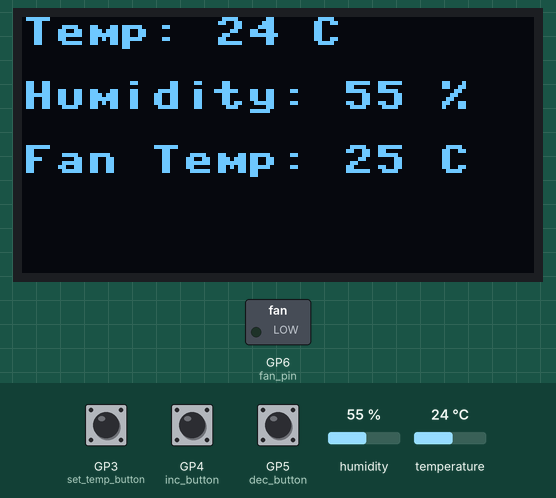
Simulated run of this program. Board: Raspberry Pi Pico running MicroPython. Shown: 128×64 one-colour display, switched loads named in the program (green lamp = pin HIGH). The inputs (shaded band) are chosen by the test bench; at power-on: GP3 (set_temp_button) LOW, temperature 24 °C, humidity 55 %, GP4 (inc_button) LOW, GP5 (dec_button) LOW. The clock reads 2024-03-15 10:24:30 at power-on unless the program sets it; library files of the repository ran but are not shown: ssd1306.py.

Above: at 1.7 s.
1.8 s: GP3 (set_temp_button) pulled HIGH for 3.2 s
At 3.0 s:
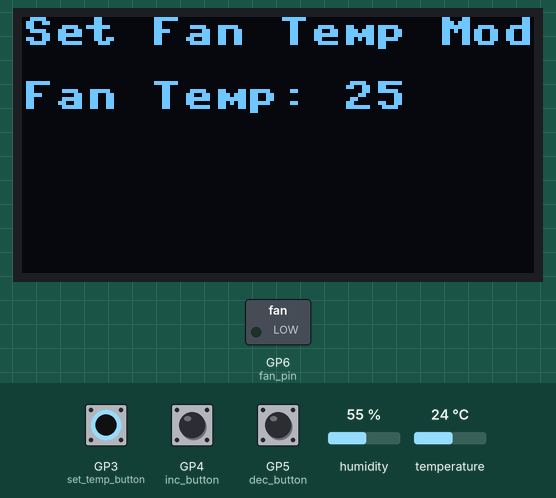
6.5 s: temperature set to 26 °C
At 7.8 s:
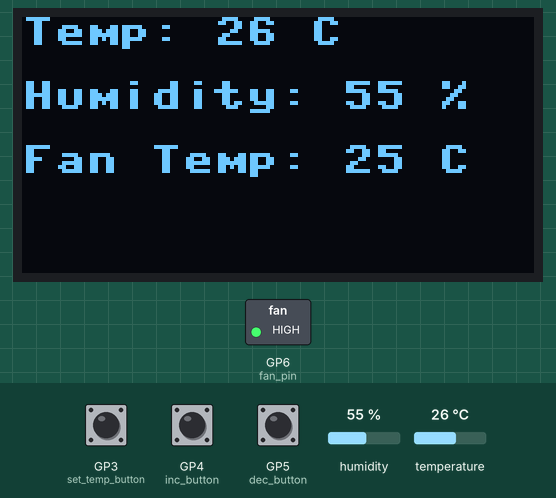
8.3 s: GP3 (set_temp_button) pulled HIGH for 0.65 s
At 9.5 s:
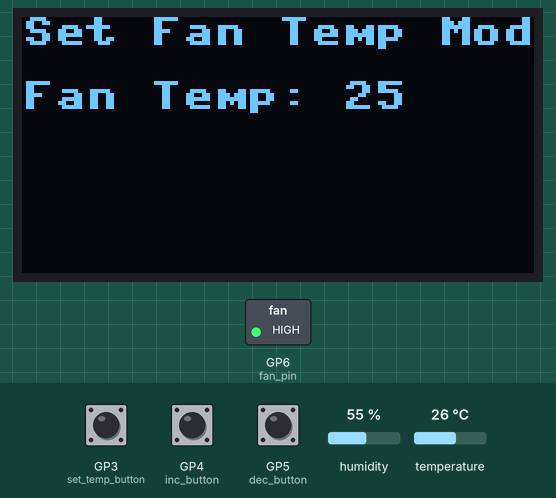
12.1 s: humidity set to 22 %
At 12.9 s:
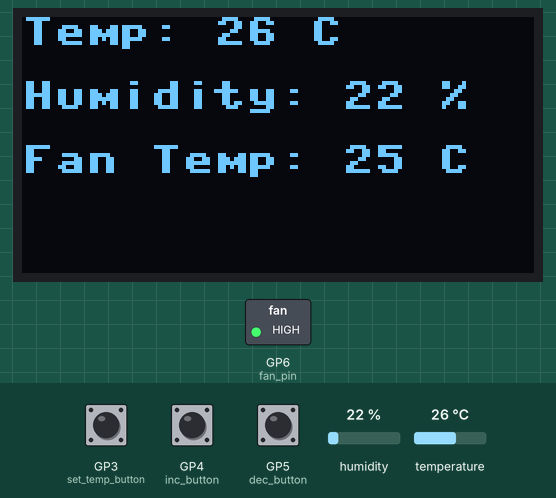
14.0 s: humidity set to 40 %
At 14.5 s:
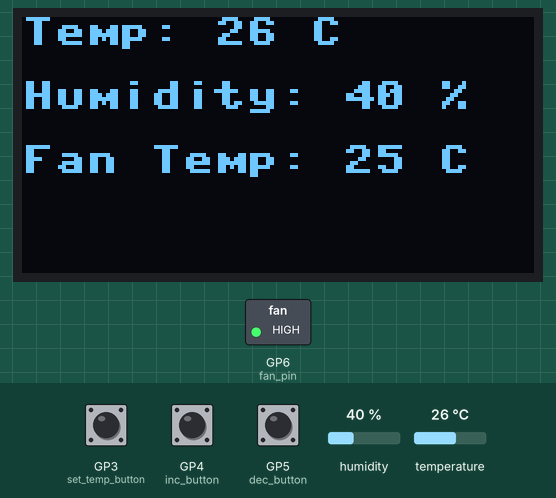
15.6 s: temperature set to 12 °C
At 16.1 s:
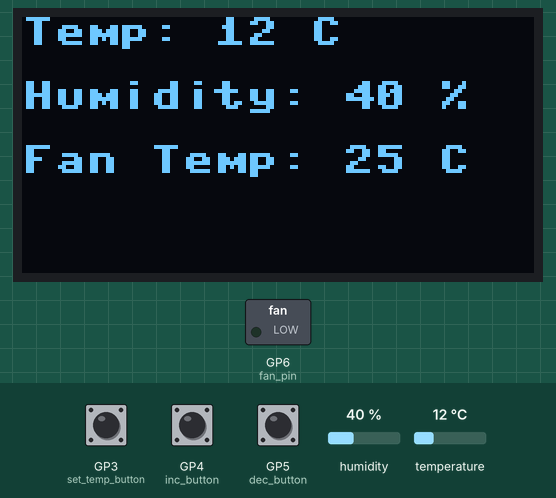
Timing chart, 0 to 18.3 s (numbered marks = the images above; inputs shaded):
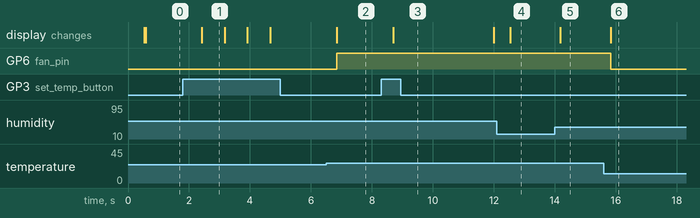

The program:

main.py
```python
from machine import Pin, I2C
import ssd1306
import dht
import time

time.sleep(0.5)
# I2C setup for SSD1306 OLED display (GPIO 0 -> SDA, GPIO 1 -> SCL)
i2c = I2C(0, scl=Pin(1), sda=Pin(0))
oled = ssd1306.SSD1306_I2C(128, 64, i2c)

# DHT11 sensor setup (GPIO 2)
dht_sensor = dht.DHT11(Pin(2))

# Push button pins (GPIO 3, 4, 5 for set, increase, decrease)
set_temp_button = Pin(3, Pin.IN, Pin.PULL_DOWN)
inc_button = Pin(4, Pin.IN, Pin.PULL_DOWN)
dec_button = Pin(5, Pin.IN, Pin.PULL_DOWN)

# Fan control pin (GPIO 6)
fan_pin = Pin(6, Pin.OUT)
fan_pin.value(0)  # Fan off by default

# Variables for fan control
set_fan_temp = 25  # Default fan temperature
setting_mode = False
last_button_press_time = 0
TIMEOUT_DURATION = 2  # Timeout in seconds for auto-exit from Set mode

def display_data(temp, humidity):
    """Function to display temperature, humidity, and fan temperature."""
    oled.fill(0)
    oled.text('Temp: {} C'.format(temp), 0, 0)
    oled.text('Humidity: {} %'.format(humidity), 0, 16)
    oled.text('Fan Temp: {} C'.format(set_fan_temp), 0, 32)
    oled.show()

def display_set_mode():
    """Function to display Set Fan Temp mode."""
    oled.fill(0)
    oled.text('Set Fan Temp Mode', 0, 0)
    oled.text('Fan Temp: {}'.format(set_fan_temp), 0, 16)
    oled.show()

def read_dht():
    """Function to read data from the DHT11 sensor."""
    dht_sensor.measure()
    temperature = dht_sensor.temperature()
    humidity = dht_sensor.humidity()
    return temperature, humidity

while True:
    # Read temperature and humidity from DHT11 sensor
    temperature, humidity = read_dht()

    # Check if setting mode is active (toggle with set_temp_button)
    if set_temp_button.value() == 1:
        time.sleep(0.2)  # Debouncing
        setting_mode = not setting_mode  # Toggle mode
        last_button_press_time = time.time()  # Record the time of mode change

    # If in setting mode
    if setting_mode:
        display_set_mode()  # Display the setting mode screen

        # Check for user input (increase/decrease buttons)
        if inc_button.value() == 1:  # Increase fan temperature
            set_fan_temp += 1
            last_button_press_time = time.time()  # Reset the timeout timer
            time.sleep(0.2)  # Debouncing

        if dec_button.value() == 1:  # Decrease fan temperature
            set_fan_temp -= 1
            last_button_press_time = time.time()  # Reset the timeout timer
            time.sleep(0.2)  # Debouncing

        # Auto-exit setting mode after TIMEOUT_DURATION if no buttons are pressed
        if time.time() - last_button_press_time > TIMEOUT_DURATION:
            setting_mode = False  # Exit setting mode and save the value

    else:
        # Normal mode: Display temperature, humidity, and fan temperature
        display_data(temperature, humidity)

    # Fan control logic: Turn on if temp >= set temp, off otherwise
    if temperature >= set_fan_temp:
        fan_pin.value(1)  # Turn on the fan
    else:
        fan_pin.value(0)  # Turn off the fan

    # Delay before next sensor reading
    time.sleep(0.5)
```

Measured:
- the behaviour switches between 24 and 25 °C on temperature (found by bisection; images 1 and 2)
- after the input at 1.8 s, the display: changes after 0.62 s (image 1)
- after the input at 6.5 s, GP6 (fan_pin): LOW → HIGH after 0.35 s; the display: changes after 0.35 s (image 2)
- after the input at 8.3 s, the display: changes after 0.39 s (image 3)
- after the input at 12.1 s, the display: changes after 0.44 s (image 4)
- after the input at 14.0 s, the display: changes after 0.18 s (image 5)
- after the input at 15.6 s, GP6 (fan_pin): HIGH → LOW after 0.23 s; the display: changes after 0.23 s (image 6)
